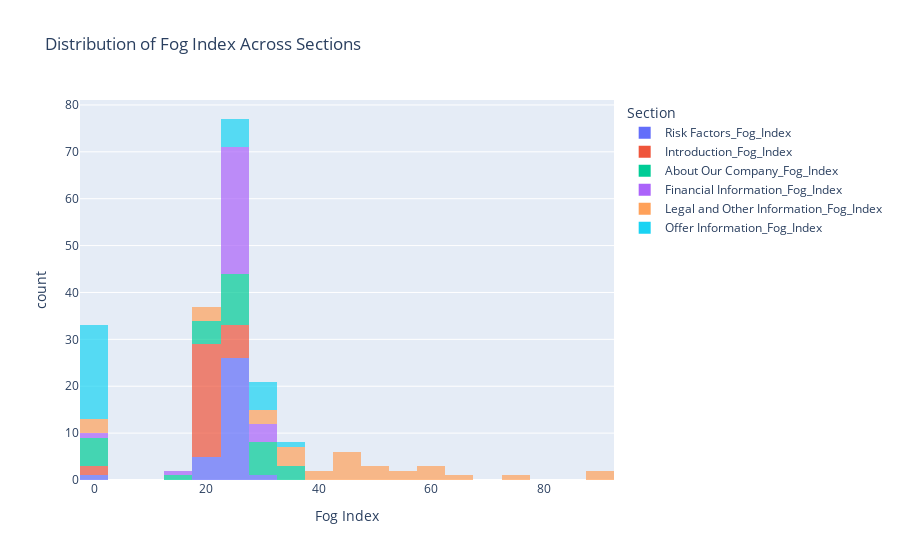

Here is the notebook cell this chart was saved with:
### Code cell
import plotly.express as px

# Melt the Fog Index columns for histogram visualization
fog_index_cols = [
    'Risk Factors_Fog_Index', 'Introduction_Fog_Index', 'About Our Company_Fog_Index',
    'Financial Information_Fog_Index', 'Legal and Other Information_Fog_Index', 'Offer Information_Fog_Index'
]

fog_index_df = df_DRHP[fog_index_cols].melt(var_name='Section', value_name='Fog_Index')

# Create a histogram
fig = px.histogram(
    fog_index_df,
    x='Fog_Index',
    color='Section',
    nbins=20,
    title="Distribution of Fog Index Across Sections",
    labels={'Fog_Index': 'Fog Index'},
    opacity=0.7
)
fig.show()

### Figure 1 — Plotly figure (JSON) as saved in the notebook; plotly's stock layout.template omitted (floating-point values rounded to 4 significant figures)
{"data": [{"alignmentgroup": "True", "bingroup": "x", "hovertemplate": "Section=Risk Factors_Fog_Index<br>Fog Index=%{x}<br>count=%{y}<extra></extra>", "legendgroup": "Risk Factors_Fog_Index", "marker": {"color": "#636efa", "opacity": 0.7, "pattern": {"shape": ""}}, "name": "Risk Factors_Fog_Index", "nbinsx": 20, "offsetgroup": "Risk Factors_Fog_Index", "orientation": "v", "showlegend": true, "type": "histogram", "x": [27.5, 23.38, 23.88, 24.23, 23.73, 23.35, 23.89, 23.83, 25.5, 23.24, 23.95, 24.17, 23.82, 21.66, 24.12, 24.2, 23.98, 22.88, 22.58, 21.36, 23.88, 22.54, 22.32, 20.84, 24.84, 23.14, 0, 22.8, 22.21, 23.17, 24.6, 23.25, 23.84], "xaxis": "x", "yaxis": "y"}, {"alignmentgroup": "True", "bingroup": "x", "hovertemplate": "Section=Introduction_Fog_Index<br>Fog Index=%{x}<br>count=%{y}<extra></extra>", "legendgroup": "Introduction_Fog_Index", "marker": {"color": "#EF553B", "opacity": 0.7, "pattern": {"shape": ""}}, "name": "Introduction_Fog_Index", "nbinsx": 20, "offsetgroup": "Introduction_Fog_Index", "orientation": "v", "showlegend": true, "type": "histogram", "x": [0, 20.1, 20.63, 24.99, 20.51, 24.7, 21.02, 20.89, 21.91, 22.89, 19.82, 19.7, 22.62, 19.26, 22.43, 21.68, 22.5, 23.34, 20.81, 22.17, 21.45, 22.24, 20.66, 20.98, 21.25, 24.27, 0, 22.22, 18.54, 21.25, 21.66, 20.69, 20.68], "xaxis": "x", "yaxis": "y"}, {"alignmentgroup": "True", "bingroup": "x", "hovertemplate": "Section=About Our Company_Fog_Index<br>Fog Index=%{x}<br>count=%{y}<extra></extra>", "legendgroup": "About Our Company_Fog_Index", "marker": {"color": "#00cc96", "opacity": 0.7, "pattern": {"shape": ""}}, "name": "About Our Company_Fog_Index", "nbinsx": 20, "offsetgroup": "About Our Company_Fog_Index", "orientation": "v", "showlegend": true, "type": "histogram", "x": [0, 27.83, 21.35, 24.08, 17.28, 0, 31.73, 25.61, 28.54, 20.1, 23.66, 20.4, 23.91, 19.05, 27.6, 0, 35.97, 22.78, 22.61, 34.85, 26.01, 36.13, 20.55, 23.56, 28.79, 23.14, 0, 29.03, 0, 0, 29.0, 26.21, 26.14], "xaxis": "x", "yaxis": "y"}, {"alignmentgroup": "True", "bingroup": "x", "hovertemplate": "Section=Financial Information_Fog_Index<br>Fog Index=%{x}<br>count=%{y}<extra></extra>", "legendgroup": "Financial Information_Fog_Index", "marker": {"color": "#ab63fa", "opacity": 0.7, "pattern": {"shape": ""}}, "name": "Financial Information_Fog_Index", "nbinsx": 20, "offsetgroup": "Financial Information_Fog_Index", "orientation": "v", "showlegend": true, "type": "histogram", "x": [28.46, 25.3, 28.71, 26.07, 22.75, 23.43, 23.0, 25.21, 25.23, 23.14, 25.23, 24.34, 24.32, 24.06, 29.51, 23.72, 27.92, 24.97, 25.62, 25.84, 23.77, 24.7, 24.11, 26.23, 24.5, 14.49, 0, 24.44, 24.66, 27.37, 24.29, 27.33, 23.29], "xaxis": "x", "yaxis": "y"}, {"alignmentgroup": "True", "bingroup": "x", "hovertemplate": "Section=Legal and Other Information_Fog_Index<br>Fog Index=%{x}<br>count=%{y}<extra></extra>", "legendgroup": "Legal and Other Information_Fog_Index", "marker": {"color": "#FFA15A", "opacity": 0.7, "pattern": {"shape": ""}}, "name": "Legal and Other Information_Fog_Index", "nbinsx": 20, "offsetgroup": "Legal and Other Information_Fog_Index", "orientation": "v", "showlegend": true, "type": "histogram", "x": [0, 29.25, 40.5, 43.29, 58.79, 30.47, 53.54, 44.72, 42.81, 44.54, 52.78, 58.74, 67.47, 19.19, 90.94, 45.73, 90.05, 35.6, 30.1, 50.35, 49.28, 40.07, 19.18, 35.79, 59.76, 42.66, 0, 34.34, 21.18, 34.92, 51.33, 0, 74.82], "xaxis": "x", "yaxis": "y"}, {"alignmentgroup": "True", "bingroup": "x", "hovertemplate": "Section=Offer Information_Fog_Index<br>Fog Index=%{x}<br>count=%{y}<extra></extra>", "legendgroup": "Offer Information_Fog_Index", "marker": {"color": "#19d3f3", "opacity": 0.7, "pattern": {"shape": ""}}, "name": "Offer Information_Fog_Index", "nbinsx": 20, "offsetgroup": "Offer Information_Fog_Index", "orientation": "v", "showlegend": true, "type": "histogram", "x": [0, 0, 26.94, 0, 26.96, 0, 28.65, 28.09, 25.96, 0, 0, 0, 25.12, 0, 0, 0, 0, 27.77, 27.61, 0, 26.66, 34.36, 0, 29.3, 28.62, 26.54, 0, 0, 0, 0, 0, 0, 0], "xaxis": "x", "yaxis": "y"}], "layout": {"barmode": "relative", "legend": {"title": {"text": "Section"}, "tracegroupgap": 0}, "title": {"text": "Distribution of Fog Index Across Sections"}, "xaxis": {"anchor": "y", "domain": [0, 1], "title": {"text": "Fog Index"}}, "yaxis": {"anchor": "x", "domain": [0, 1], "title": {"text": "count"}}}}
